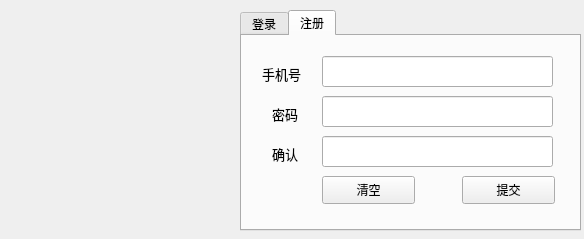
<?xml version="1.0" encoding="UTF-8"?>
<ui version="4.0">
 <class>LoginDialog</class>
 <widget class="QDialog" name="LoginDialog">
  <property name="geometry">
   <rect>
    <x>0</x>
    <y>0</y>
    <width>584</width>
    <height>239</height>
   </rect>
  </property>
  <property name="minimumSize">
   <size>
    <width>584</width>
    <height>239</height>
   </size>
  </property>
  <property name="maximumSize">
   <size>
    <width>584</width>
    <height>239</height>
   </size>
  </property>
  <property name="windowTitle">
   <string>Dialog</string>
  </property>
  <widget class="QLabel" name="lb_icon">
   <property name="geometry">
    <rect>
     <x>20</x>
     <y>20</y>
     <width>211</width>
     <height>201</height>
    </rect>
   </property>
   <property name="autoFillBackground">
    <bool>false</bool>
   </property>
   <property name="text">
    <string/>
   </property>
   <property name="pixmap">
    <pixmap resource="resources.qrc">:/images/hat.png</pixmap>
   </property>
   <property name="scaledContents">
    <bool>false</bool>
   </property>
  </widget>
  <widget class="QTabWidget" name="tabWidget">
   <property name="geometry">
    <rect>
     <x>240</x>
     <y>10</y>
     <width>341</width>
     <height>221</height>
    </rect>
   </property>
   <property name="currentIndex">
    <number>1</number>
   </property>
   <widget class="QWidget" name="page_login">
    <attribute name="title">
     <string>登录</string>
    </attribute>
    <widget class="QLineEdit" name="le_passwd">
     <property name="geometry">
      <rect>
       <x>80</x>
       <y>90</y>
       <width>231</width>
       <height>31</height>
      </rect>
     </property>
     <property name="echoMode">
      <enum>QLineEdit::Password</enum>
     </property>
    </widget>
    <widget class="QPushButton" name="pb_clear">
     <property name="geometry">
      <rect>
       <x>80</x>
       <y>130</y>
       <width>93</width>
       <height>28</height>
      </rect>
     </property>
     <property name="text">
      <string>清空</string>
     </property>
    </widget>
    <widget class="QLabel" name="lb_tel">
     <property name="geometry">
      <rect>
       <x>20</x>
       <y>60</y>
       <width>51</width>
       <height>16</height>
      </rect>
     </property>
     <property name="font">
      <font>
       <family>华文彩云</family>
       <pointsize>10</pointsize>
      </font>
     </property>
     <property name="text">
      <string>手机号</string>
     </property>
    </widget>
    <widget class="QPushButton" name="pb_commit">
     <property name="geometry">
      <rect>
       <x>220</x>
       <y>130</y>
       <width>93</width>
       <height>28</height>
      </rect>
     </property>
     <property name="text">
      <string>提交</string>
     </property>
    </widget>
    <widget class="QLabel" name="lb_passwd">
     <property name="geometry">
      <rect>
       <x>30</x>
       <y>100</y>
       <width>41</width>
       <height>16</height>
      </rect>
     </property>
     <property name="font">
      <font>
       <family>华文彩云</family>
       <pointsize>10</pointsize>
      </font>
     </property>
     <property name="text">
      <string>密码</string>
     </property>
    </widget>
    <widget class="QLineEdit" name="le_tel">
     <property name="geometry">
      <rect>
       <x>80</x>
       <y>50</y>
       <width>231</width>
       <height>31</height>
      </rect>
     </property>
     <property name="echoMode">
      <enum>QLineEdit::Normal</enum>
     </property>
    </widget>
   </widget>
   <widget class="QWidget" name="tab_3">
    <attribute name="title">
     <string>注册</string>
    </attribute>
    <widget class="QLineEdit" name="le_passwd_register">
     <property name="geometry">
      <rect>
       <x>80</x>
       <y>60</y>
       <width>231</width>
       <height>31</height>
      </rect>
     </property>
     <property name="echoMode">
      <enum>QLineEdit::Password</enum>
     </property>
    </widget>
    <widget class="QLabel" name="lb_tel_register">
     <property name="geometry">
      <rect>
       <x>20</x>
       <y>30</y>
       <width>51</width>
       <height>16</height>
      </rect>
     </property>
     <property name="font">
      <font>
       <family>华文彩云</family>
       <pointsize>10</pointsize>
      </font>
     </property>
     <property name="text">
      <string>手机号</string>
     </property>
    </widget>
    <widget class="QLabel" name="lb_passwd_register">
     <property name="geometry">
      <rect>
       <x>30</x>
       <y>70</y>
       <width>41</width>
       <height>16</height>
      </rect>
     </property>
     <property name="font">
      <font>
       <family>华文彩云</family>
       <pointsize>10</pointsize>
      </font>
     </property>
     <property name="text">
      <string>密码</string>
     </property>
    </widget>
    <widget class="QPushButton" name="pb_clear_register">
     <property name="geometry">
      <rect>
       <x>80</x>
       <y>140</y>
       <width>93</width>
       <height>28</height>
      </rect>
     </property>
     <property name="text">
      <string>清空</string>
     </property>
    </widget>
    <widget class="QLineEdit" name="le_tel_register">
     <property name="geometry">
      <rect>
       <x>80</x>
       <y>20</y>
       <width>231</width>
       <height>31</height>
      </rect>
     </property>
     <property name="echoMode">
      <enum>QLineEdit::Normal</enum>
     </property>
    </widget>
    <widget class="QPushButton" name="pb_commit_register">
     <property name="geometry">
      <rect>
       <x>220</x>
       <y>140</y>
       <width>93</width>
       <height>28</height>
      </rect>
     </property>
     <property name="text">
      <string>提交</string>
     </property>
    </widget>
    <widget class="QLineEdit" name="le_confirm_passwd">
     <property name="geometry">
      <rect>
       <x>80</x>
       <y>100</y>
       <width>231</width>
       <height>31</height>
      </rect>
     </property>
     <property name="toolTip">
      <string>&lt;html&gt;&lt;head/&gt;&lt;body&gt;&lt;p&gt;再次确认密码&lt;/p&gt;&lt;/body&gt;&lt;/html&gt;</string>
     </property>
     <property name="text">
      <string/>
     </property>
     <property name="echoMode">
      <enum>QLineEdit::Password</enum>
     </property>
    </widget>
    <widget class="QLabel" name="lb_comfirm_passwd">
     <property name="geometry">
      <rect>
       <x>30</x>
       <y>110</y>
       <width>41</width>
       <height>16</height>
      </rect>
     </property>
     <property name="font">
      <font>
       <family>华文彩云</family>
       <pointsize>10</pointsize>
      </font>
     </property>
     <property name="text">
      <string>确认</string>
     </property>
    </widget>
   </widget>
  </widget>
 </widget>
 <tabstops>
  <tabstop>tabWidget</tabstop>
  <tabstop>le_tel</tabstop>
  <tabstop>le_passwd</tabstop>
  <tabstop>pb_commit</tabstop>
  <tabstop>pb_clear</tabstop>
  <tabstop>le_tel_register</tabstop>
  <tabstop>le_passwd_register</tabstop>
  <tabstop>le_confirm_passwd</tabstop>
  <tabstop>pb_commit_register</tabstop>
  <tabstop>pb_clear_register</tabstop>
 </tabstops>
 <resources>
  <include location="resources.qrc"/>
 </resources>
 <connections/>
</ui>
